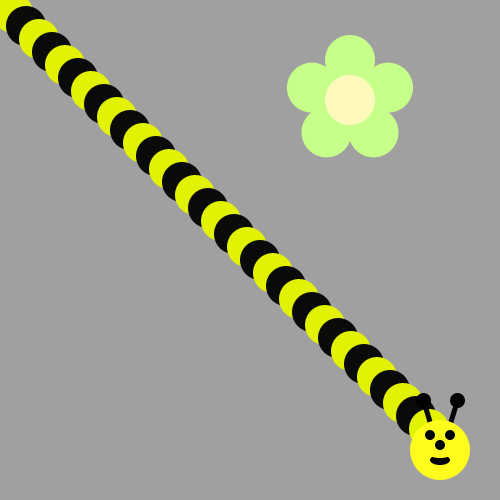
Frame 1 (no input)
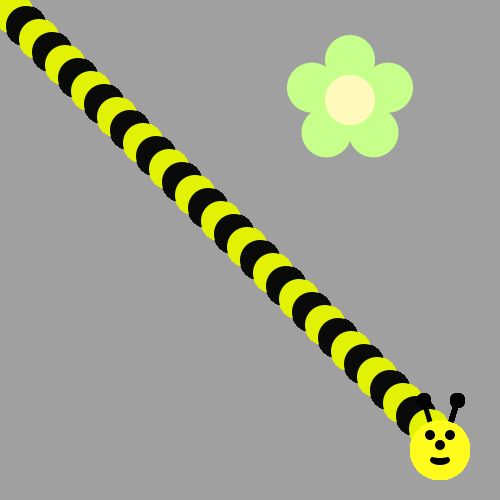
Frame 60 (the mouse pressed at the canvas centre just before this capture)
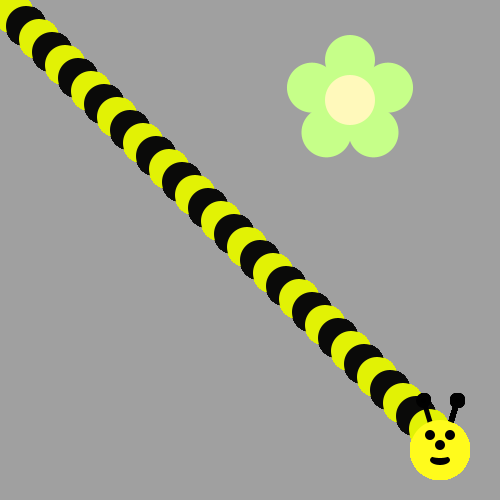
Frame 120 (the mouse held since frame 60 and released just before this capture)

The Processing sketch that drew these frames (run headless with seeded random() and noise(); from frame 60 on, the mouse is pressed at the canvas centre):

// Processing sketch: BumbleBee
// ── BumbleBee.pde
void draw() {
for(int i=0; i<35;i++){
  fill(#E2F205);
if(i%2==0){
fill(#0A0A09);

}
ellipse(i*13,i*13,40,40);
}
drawBeeFace(440,450);
} 
void drawFlower(int x, int y) {
     noStroke();
     translate(x, y);
     // draw 5 petals, rotating after each one<
     fill(#c6ff89);      // green
      for (int i = 0; i < 5; i++) {
           ellipse(0, -40, 50, 50);
          rotate(radians(72));
     }
     fill(#fff9bb); // light yellow
     ellipse(0, 0, 50, 50);
} 
void drawBeeFace(int BeeFaceX, int BeeFaceY) {
     noStroke();
     fill(0, 0, 0);
     stroke(1);
     strokeWeight(5);
     line(BeeFaceX-10, BeeFaceY-27, BeeFaceX-17, BeeFaceY-50);
     line(BeeFaceX+10, BeeFaceY-27, BeeFaceX+17, BeeFaceY-50);
     ellipse(BeeFaceX-17, BeeFaceY-50, 10, 10);
     ellipse(BeeFaceX+17, BeeFaceY-50, 10, 10);
     noStroke();
     fill(255, 251, 28);
     ellipse(BeeFaceX, BeeFaceY, 60, 60); // face
     fill(255, 237, 209);
     fill(0,0,0);
      ellipse(BeeFaceX-10, BeeFaceY-15, 10, 10); // eyes
     ellipse(BeeFaceX+10, BeeFaceY-15, 10, 10);
      ellipse(BeeFaceX, BeeFaceY-5, 10, 10); // nose
      ellipse(BeeFaceX, BeeFaceY+10, 20, 10);// mouth
     fill(255, 251, 28);
     ellipse(BeeFaceX, BeeFaceY+5, 20, 6);
}

void setup() {
     ellipseMode(CENTER);
     size(500, 500);
     background(160, 160, 160);
      drawFlower(350, 100);
}
